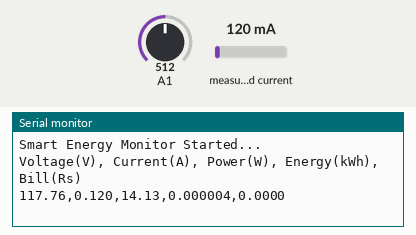
Simulated run of this sketch. Board: Arduino Uno, built with avr-gcc and run on an emulated ATmega328P. On the bench: the last lines printed to the serial monitor. The test bench sets the inputs (shaded band); at power-on: measured current 120 mA, A1 = 512.

Above: at 3.2 s.
3.3 s: measured current set to 40 mA
At 4.3 s:
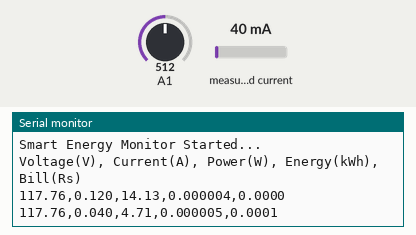
4.9 s: A1 set to 716
At 6.3 s:
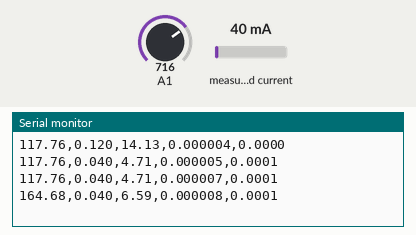
6.5 s: measured current set to 500 mA
At 7.7 s:
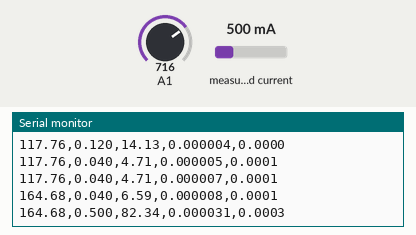
8.1 s: A1 set to 900
At 9.1 s:
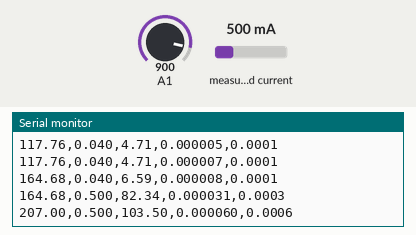
Timing chart, 0 to 10.7 s (numbered marks = the images above; inputs shaded):
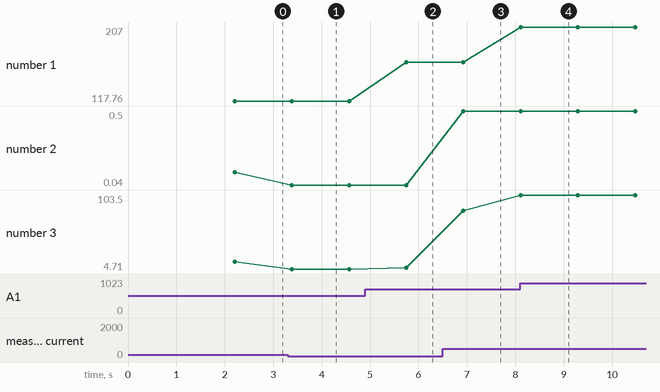

Measured:
- after the input at 3.3 s, the serial monitor: prints a new line after 0.09 s (image 1)
- after the input at 4.9 s, the serial monitor: prints a new line after 0.85 s (image 2)
- after the input at 6.5 s, the serial monitor: prints a new line after 0.43 s (image 3)
- after the input at 8.1 s, the serial monitor: prints a new line at once (image 4)
- plotted number 1: 117.76 → 164.68 after the input at 4.9 s, 164.68 → 207 after the input at 8.1 s
- plotted number 2: 0.12 → 0.04 after the input at 3.3 s, 0.04 → 0.5 after the input at 6.5 s
- plotted number 3: 14.13 → 4.71 after the input at 3.3 s, 4.71 → 6.59 after the input at 4.9 s, 6.59 → 82.34 after the input at 6.5 s, 82.34 → 103.5 after the input at 8.1 s

The sketch:

arduino_code.ino
```cpp
#include <EmonLib.h>
EnergyMonitor emon1;   // Current sensor

// Calibration constants
const float voltageCalibration = 0.230;  // Tune this for your ZMPT101B (V per ADC unit)
const float currentCalibration = 30.0;   // ACS712 30A module

const float ratePerUnit = 10.0;  // ₹10 per kWh

float voltageRMS = 0.0;
float currentRMS = 0.0;
float powerW = 0.0;
float energyKWh = 0.0;
float bill = 0.0;

void setup() {
  Serial.begin(9600);
  delay(2000);

  emon1.current(A0, currentCalibration); // Current sensor
  Serial.println("Smart Energy Monitor Started...");
  Serial.println("Voltage(V), Current(A), Power(W), Energy(kWh), Bill(Rs)");
}

void loop() {
  // Measure current RMS
  currentRMS = emon1.calcIrms(1480);

  // Measure voltage RMS manually
  int rawVoltage = analogRead(A1);
  voltageRMS = rawVoltage * voltageCalibration;  // Scale ADC reading

  // Calculate power
  powerW = voltageRMS * currentRMS;

  // Calculate energy (kWh)
  energyKWh += powerW / 1000.0 / 3600.0;
 // Calculate bill
  bill = energyKWh * ratePerUnit;
  // Print data

Serial.print(voltageRMS, 2); Serial.print(",");
Serial.print(currentRMS, 3); Serial.print(",");
Serial.print(powerW, 2); Serial.print(",");
Serial.print(energyKWh, 6); Serial.print(",");
Serial.println(bill, 4);
 delay(1000);
}
```
